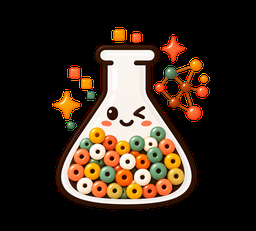
#> input picture APP/web-frontend/src/assets/perlabo-beaker-mark.png, 256 x 231 px
$ python -i pixel_subject.py   (imports and definitions only)
#> lines starting #> are read from the running program, lines starting #| are printed output that depends on the picture; after the words box and inside, x2 and y2 are one past the last pixel; in counts of white or black regions, pixels touching at a corner belong together
#> further down, picture is the input picture: shape (231, 256, 3); mean B, G, R 30.9, 42.8, 57.3
from __future__ import annotations

import numpy as np
from PIL import Image

from .mask_processor import (
    TransparentForegroundResult,
    create_transparent_foreground,
)


# [58 lines that did not run here, left out]


def _grabcut_pixel_mask(rgb: np.ndarray) -> np.ndarray | None:
    try:
        import cv2
    except ImportError:
        return None

    height, width = rgb.shape[:2]
#> height = 231; width = 256
    luma = (
        0.299 * rgb[:, :, 0].astype(np.float32)
        + 0.587 * rgb[:, :, 1].astype(np.float32)
        + 0.114 * rgb[:, :, 2].astype(np.float32)
    )
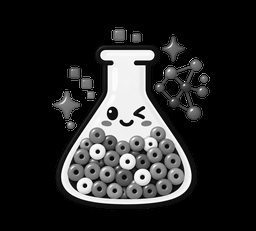
#> luma: shape (231, 256) float32; min 0, max 255, mean 40.9
    channel_spread = (
        rgb.max(axis=2).astype(np.int16) - rgb.min(axis=2).astype(np.int16)
    )
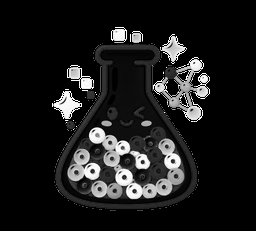
#> channel_spread: shape (231, 256) int16; min 0, max 255, mean 27.4

    # Pixel redraws normally keep dark hair/outline and a few colored face or
    # clothing blocks. Do not use light pixels as definite foreground: that is
    # exactly how a white hat gets lost.
    dark_or_color_seed = (luma <= 125) | ((channel_spread >= 45) & (luma <= 225))
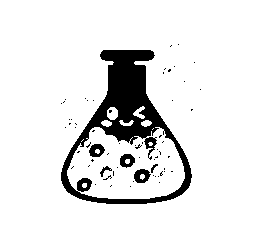
#> dark_or_color_seed: shape (231, 256) bool; 89.3% white; 64 black regions (58 under 20 px), largest, box (x1, y1, x2, y2) and area: (61, 50, 192, 204) 5691, (134, 169, 151, 183) 158, (89, 144, 105, 157) 141, (120, 154, 135, 168) 141, (100, 166, 112, 177) 46, (151, 164, 158, 173) 26
    # Keep a neutral light outline as a seed as well. Pixel redraws often use
    # pale gray edging for white sleeves or clothes; without this seed, those
    # regions look identical to the white canvas and GrabCut drops them.
    light_outline_seed = (luma <= 245) & (channel_spread <= 35)
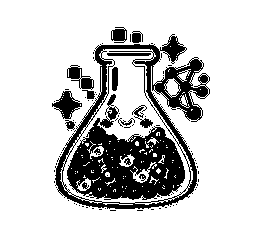
#> light_outline_seed: shape (231, 256) bool; 78.7% white; 76 black regions (61 under 20 px), largest, box (x1, y1, x2, y2) and area: (67, 94, 185, 200) 5994, (55, 34, 210, 209) 4812, (52, 91, 82, 119) 411
    seed = dark_or_color_seed | light_outline_seed
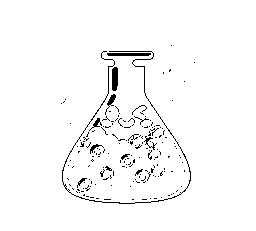
#> seed: shape (231, 256) bool; 97.2% white; black in thin lines or dots, all inside (x1, y1, x2, y2) = (61, 45, 195, 204)
    if int(np.count_nonzero(seed)) < max(24, int(seed.size * 0.002)):
        return None

    ys, xs = np.where(seed)
    x0, x1 = int(xs.min()), int(xs.max()) + 1
#> x0 = 0; x1 = 256
    y0, y1 = int(ys.min()), int(ys.max()) + 1
#> y0 = 0; y1 = 231
    subject_width = x1 - x0
#> subject_width = 256
    subject_height = y1 - y0
#> subject_height = 231
    side_pad = max(8, round(subject_width * 0.24))
#> side_pad = 61
    top_pad = max(12, round(subject_height * 0.90))
#> top_pad = 208
    bottom_pad = max(8, round(subject_height * 0.40))
#> bottom_pad = 92
    roi_x0 = max(0, x0 - side_pad)
#> roi_x0 = 0
    roi_x1 = min(width, x1 + side_pad)
#> roi_x1 = 256
    roi_y0 = max(0, y0 - top_pad)
#> roi_y0 = 0
    roi_y1 = min(height, y1 + bottom_pad)
#> roi_y1 = 231

    grabcut_mask = np.full((height, width), cv2.GC_BGD, dtype=np.uint8)
    grabcut_mask[roi_y0:roi_y1, roi_x0:roi_x1] = cv2.GC_PR_FGD
    grabcut_mask[seed] = cv2.GC_FGD

    # AI is asked for a safety margin, so a narrow image border is reliable
    # background even when the expanded subject envelope fills the canvas.
    border = max(2, round(min(height, width) * 0.02))
#> border = 5
    grabcut_mask[:border, :] = cv2.GC_BGD
    grabcut_mask[-border:, :] = cv2.GC_BGD
    grabcut_mask[:, :border] = cv2.GC_BGD
    grabcut_mask[:, -border:] = cv2.GC_BGD

    background_model = np.zeros((1, 65), dtype=np.float64)
    foreground_model = np.zeros((1, 65), dtype=np.float64)
    try:
        cv2.grabCut(
            rgb,
            grabcut_mask,
            None,
            background_model,
            foreground_model,
            4,
            cv2.GC_INIT_WITH_MASK,
        )
    except cv2.error:
        return None

    foreground = (grabcut_mask == cv2.GC_FGD) | (grabcut_mask == cv2.GC_PR_FGD)
    foreground[:border, :] = False
    foreground[-border:, :] = False
    foreground[:, :border] = False
    foreground[:, -border:] = False
    if not np.any(foreground):
        return None

    # Drop isolated artifacts, while keeping the largest subject component and
    # any substantial component such as a separated hand or prop.
    count, labels, stats, _ = cv2.connectedComponentsWithStats(
        foreground.astype(np.uint8),
        connectivity=8,
    )
    if count > 1:
        areas = stats[1:, cv2.CC_STAT_AREA]
        largest = int(np.max(areas))
        keep = np.zeros(count, dtype=bool)
        keep[1:] = (
            (areas == largest)
            | (areas >= max(32, int(largest * 0.025)))
        )
        foreground = keep[labels]

    # AI pixel redraws can leave a one- or two-pixel break in an otherwise
    # closed outline. Close only small gaps before flood-filling the inverse;
    # otherwise white face/clothing areas that are connected to the canvas
    # through that break are incorrectly removed as background.
    gap_radius = max(1, min(3, round(min(height, width) * 0.006)))
#> gap_radius = 1
    close_kernel = np.ones(
        (gap_radius * 2 + 1, gap_radius * 2 + 1),
        dtype=np.uint8,
    )
#> close_kernel = [[1, 1, 1], [1, 1, 1], [1, 1, 1]]
    foreground = cv2.morphologyEx(
        foreground.astype(np.uint8),
        cv2.MORPH_CLOSE,
        close_kernel,
    ).astype(bool)

    # A light hat or white shirt can be represented only by its gray pixel
    # outline. Once GrabCut keeps that outline, restore enclosed light pixels
    # instead of treating the enclosed region as canvas background. The small
    # close above makes this work even when the generated outline has a tiny
    # pixel break.
    background = (~foreground).astype(np.uint8)
    flood_mask = np.zeros((height + 2, width + 2), dtype=np.uint8)
    flood_source = background.copy()
    cv2.floodFill(flood_source, flood_mask, (0, 0), 2)
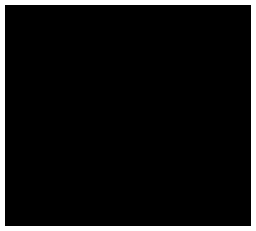
#> flood_source: shape (231, 256); values 0 (black) and 2 (white), 8.1% white; 1 white region, box (x1, y1, x2, y2) and area: (0, 0, 256, 231) 4770
    foreground |= flood_source == 1

    return foreground

>>> import cv2
>>> picture = cv2.imread('../../../web-frontend/src/assets/perlabo-beaker-mark.png')
>>> result = _grabcut_pixel_mask(picture)
